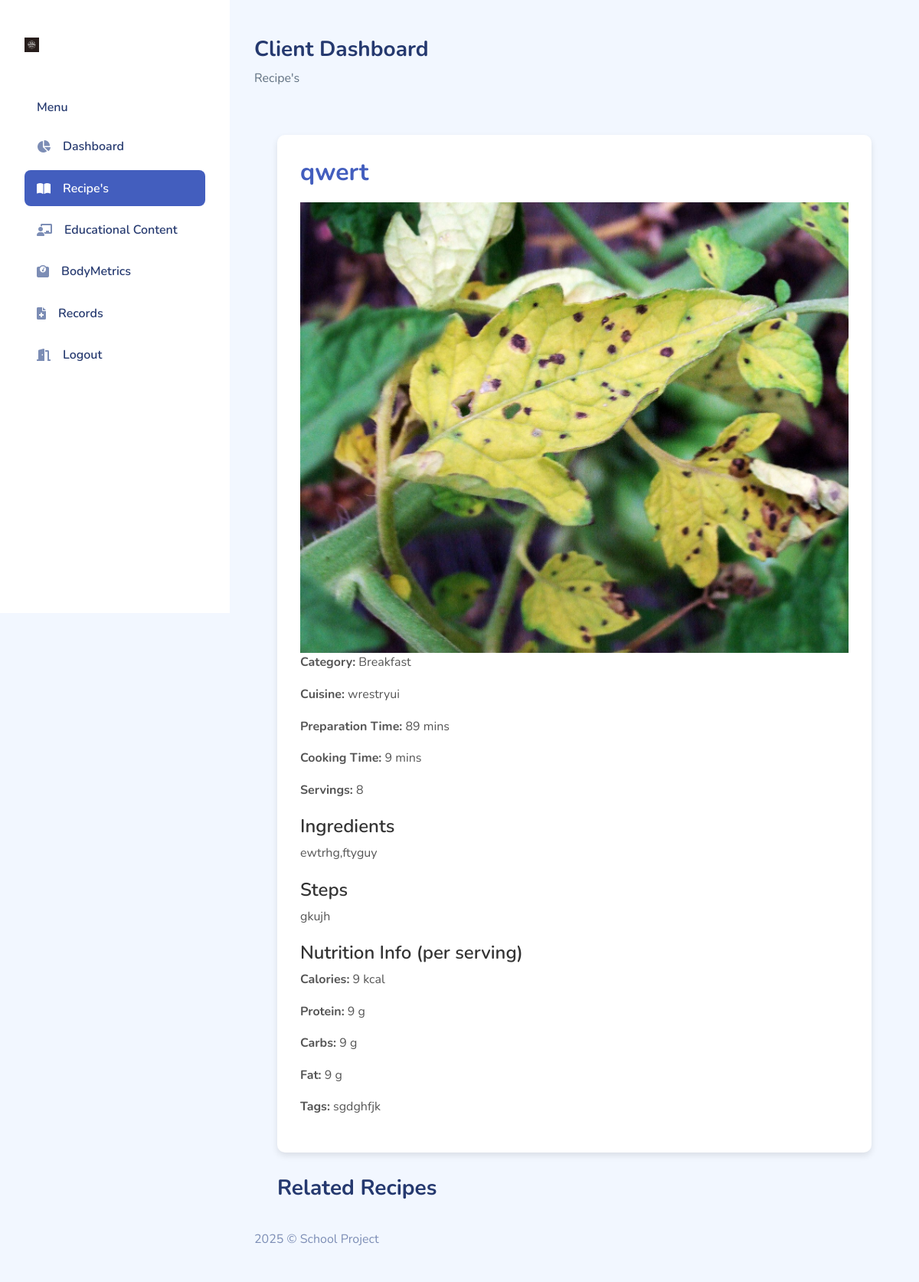
/client_recipe_detail/8/, run on the app's committed database.
### Landing/models.py (models this page shows, shortened)
class Recipe(models.Model):
    CATEGORY_CHOICES = [
        ('Breakfast', 'Breakfast'),
        ('Lunch', 'Lunch'),
        ('Dinner', 'Dinner'),
        ('Snacks', 'Snacks'),
        ('Desserts', 'Desserts'),
    ]
    name = models.CharField(max_length=255, verbose_name="Recipe Name")
    category = models.CharField(
        max_length=50, choices=CATEGORY_CHOICES, verbose_name="Category"
    )
    cuisine = models.CharField(max_length=100, verbose_name="Cuisine Type")
    prep_time = models.PositiveIntegerField(verbose_name="Preparation Time (minutes)")
    cook_time = models.PositiveIntegerField(verbose_name="Cooking Time (minutes)")
    servings = models.PositiveIntegerField(verbose_name="Number of Servings")
    ingredients = models.TextField(verbose_name="List of Ingredients")
    steps = models.TextField(verbose_name="Preparation Steps")
    calories = models.PositiveIntegerField(verbose_name="Calories per Serving")
    carbs = models.PositiveIntegerField(verbose_name="Carbohydrates (grams)")
    protein = models.PositiveIntegerField(verbose_name="Protein (grams)")
    fat = models.PositiveIntegerField(verbose_name="Fat (grams)")
    tags = models.CharField(
        max_length=255, blank=True, verbose_name="Tags (comma-separated)"
    )
    image = models.ImageField(
        upload_to='recipe_images/', blank=True, null=True, verbose_name="Recipe Image"
    )  # Add an image field
    class Meta:
        verbose_name = "Recipe"
        verbose_name_plural = "Recipes"
        ordering = ['name']  # Recipes will be ordered alphabetically by name

### Landing/views.py (the view)
# urls.py: path('client_recipe_detail/<int:pk>/', client_recipe_detail, name='client_recipe_detail'),
def client_recipe_detail(request, pk):
    recipe = get_object_or_404(Recipe, id=pk)
    related_recipes = Recipe.objects.filter(tags__icontains=recipe.tags).exclude(id=pk)[:4]
    context = {
        'recipe': recipe,
        'related_recipes': related_recipes,
    }
    return render(request, 'client_recipe_detail.html', context)

### Landing/templates/client_recipe_detail.html (shortened to what this page needs)
{% load static %}
<!DOCTYPE html>
<html lang="en">
<head>
    <link rel="stylesheet" href="{% static 'assets/css/bootstrap.css' %}">
    <link rel="stylesheet" href="{% static 'assets/css/bold.css' %}">
    <link rel="stylesheet" href="{% static 'assets/css/perfect-scrollbar.css' %}">
    <link rel="stylesheet" href="{% static 'assets/css/bootstrap-icons.css' %}">
    <link rel="stylesheet" href="{% static 'assets/css/app.css' %}">
    <link href="https://cdnjs.cloudflare.com/ajax/libs/font-awesome/6.0.0/css/all.min.css" rel="stylesheet">
</head>
<body>
    <div id="app">
        <div id="sidebar" class="active">
            <div class="sidebar-wrapper active">
                <div class="sidebar-header">
                    <div class="d-flex justify-content-between">
                        <div class="logo">
                            <a href="index.html"><img src="{% static 'assets/images/logo.jpg' %}" alt="Logo" srcset=""></a>
                        </div>
                    </div>
                </div>
                <div class="sidebar-menu">
                    <ul class="menu">
                        <li class="sidebar-title">Menu</li>
                        <li class="sidebar-item ">
                            <a href="{% url 'client_dashboard' %}" class="sidebar-link">
                                <i class="fas fa-chart-pie"></i>
                                <span>Dashboard</span>
                            </a>
                        </li>
                        <li class="sidebar-item active">
                            <a href="{% url 'client_recipe_list' %}" class="sidebar-link">
                                <i class="fas fa-book-open"></i>
                                <span>Recipe's</span>
                            </a>
                        </li>
                        <li class="sidebar-item">
                            <a href="{% url 'client_educontent_list' %}" class="sidebar-link">
                                <i class="fas fa-chalkboard-teacher"></i>
                                <span>Educational Content</span>
                            </a>
                        </li>
                        <li class="sidebar-item">
                            <a href="{% url 'client_bodymetric_view' %}" class="sidebar-link">
                                <i class="fas fa-weight-scale"></i>
                                <span>BodyMetrics</span>
                            </a>
                        </li>
                        <li class="sidebar-item">
                            <a href="{% url 'client_records' %}" class="sidebar-link">
                                <i class="fas fa-file-medical"></i>
                                <span>Records</span>
                            </a>
                        </li>
                        <li class="sidebar-item">
                            <a href="{% url 'client_logout' %}" class="sidebar-link">
                                <i class="fas fa-door-open"></i>
                                <span>Logout</span>
                            </a>
                        </li>
                    </ul>
                </div>
            </div>
        </div>
        <div id="main">
            <div class="page-heading">
                <h3>Client Dashboard</h3>
                <p>Recipe's</p>
            </div>
            <div class="container recipe-detail-container">
                <div class="recipe-detail">
                    <h1>{{ recipe.name }}</h1>
                    <img src="{{ recipe.image.url }}" class="recimage" alt="{{ recipe.name }}" class="img-fluid rounded" style="max-width: 100%; height: auto;">
                    <p><strong>Category:</strong> {{ recipe.category }}</p>
                    <p><strong>Cuisine:</strong> {{ recipe.cuisine }}</p>
                    <p><strong>Preparation Time:</strong> {{ recipe.prep_time }} mins</p>
                    <p><strong>Cooking Time:</strong> {{ recipe.cook_time }} mins</p>
                    <p><strong>Servings:</strong> {{ recipe.servings }}</p>
                    <h3>Ingredients</h3>
                    <p>{{ recipe.ingredients }}</p>
                    <h3>Steps</h3>
                    <p>{{ recipe.steps }}</p>
                    <h3>Nutrition Info (per serving)</h3>
                    <p><strong>Calories:</strong> {{ recipe.calories }} kcal</p>
                    <p><strong>Protein:</strong> {{ recipe.protein }} g</p>
                    <p><strong>Carbs:</strong> {{ recipe.carbs }} g</p>
                    <p><strong>Fat:</strong> {{ recipe.fat }} g</p>
                    <p><strong>Tags:</strong> {{ recipe.tags }}</p>
                </div>
                <h3>Related Recipes</h3>
            </div>
            <footer>
                <div class="footer clearfix mb-0 text-muted">
                    <div class="float-start">
                        <p>2025 &copy; School Project</p>
                    </div>
                </div>
            </footer>
        </div>
    </div>
</body>
</html>

### Landing/static/assets/css/perfect-scrollbar.css (style rules this page uses)
.ps { overflow: hidden !important; overflow-anchor: none; -ms-overflow-style: none; touch-action: auto; -ms-touch-action: auto; }

### Landing/static/assets/css/app.css (style rules this page uses)
#sidebar.active .sidebar-wrapper { left:0 }
.sidebar-wrapper { width:300px;height:100vh;position:fixed;top:0;z-index:10;overflow-y:auto;background-color:#fff;bottom:0;transition:left .5s ease-out }
.sidebar-wrapper .sidebar-header { padding:2rem 2rem 1rem;font-size:2rem;font-weight:700 }
.sidebar-wrapper .sidebar-header img { height:1.2rem }
.sidebar-wrapper .menu { margin-top:2rem;padding:0 2rem;font-weight:600 }
.sidebar-wrapper .menu .sidebar-title { padding:0 1rem;margin:1.5rem 0 1rem;font-size:1rem;list-style:none;font-weight:600;color:#25396f }
.sidebar-wrapper .menu .sidebar-link { display:block;padding:.7rem 1rem;font-size:1rem;display:flex;align-items:center;border-radius:.5rem;transition:all .5s;text-decoration:none;color:#25396f }
.sidebar-wrapper .menu .sidebar-link i,.sidebar-wrapper .menu .sidebar-link svg { color:#7c8db5 }
.sidebar-wrapper .menu .sidebar-link span { margin-left:1rem }
.sidebar-wrapper .menu .sidebar-item { list-style:none;margin-top:.5rem;position:relative }
.sidebar-wrapper .menu .sidebar-item.active .sidebar-link { background-color:#435ebe }
.sidebar-wrapper .menu .sidebar-item.active .sidebar-link span { color:#fff }
.sidebar-wrapper .menu .sidebar-item.active .sidebar-link i,.sidebar-wrapper .menu .sidebar-item.active .sidebar-link svg { fill:#fff;color:#fff }
#main { margin-left:300px;padding:2rem }
.page-heading { margin:0 0 2rem }
.page-heading h3 { font-weight:700 }
a { text-decoration:none }

### Landing/templates/client_recipe_detail.html (style rules this page uses)
.recipe-detail-container { max-width: 1200px; margin: 0 auto; padding: 30px; }
.recipe-detail { background-color: #ffffff; border-radius: 10px; box-shadow: 0 4px 8px rgba(0, 0, 0, 0.1); padding: 30px; margin-bottom: 30px; }
.recipe-detail h1 { font-size: 32px; font-weight: 700; color: #435ebe; margin-bottom: 20px; }
.recipe-detail h3 { font-size: 24px; font-weight: 600; margin-top: 20px; color: #333; }
.recipe-detail p { font-size: 16px; color: #555; line-height: 1.6; }

### data on the page
Recipe: name "qwert", image (picture), category "Breakfast", cuisine "wrestryui", prep_time "89", cook_time "9", servings "8", ingredients "ewtrhg,ftyguy", steps "gkujh", calories "9", protein "9", carbs "9", fat "9", tags "sgdghfjk"
